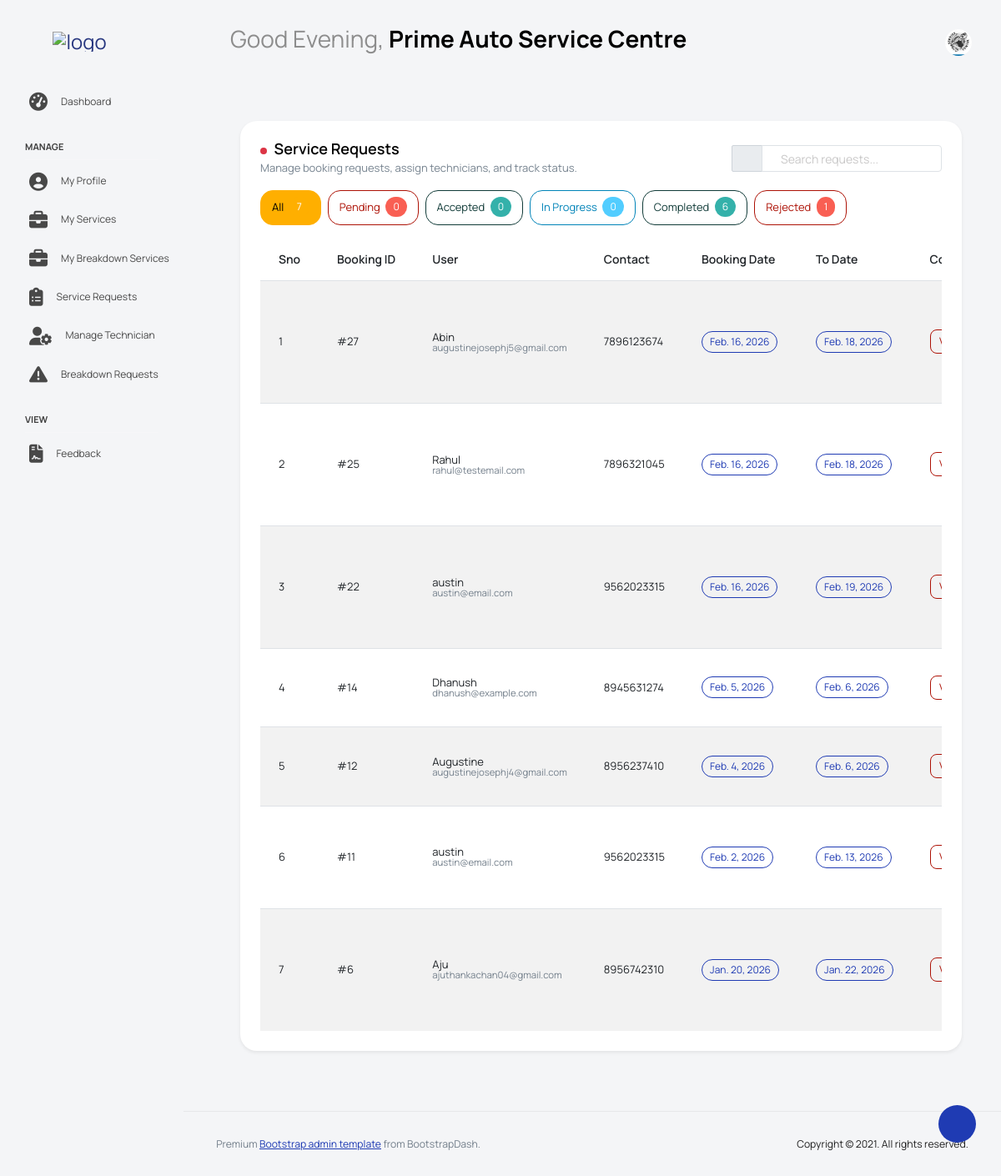
The page /ServiceCenter/service_request/ (signed in) on the database its author committed.
### Guest/models.py (models this page shows)
class tbl_servicecenter(models.Model):
    servicecenter_name=models.CharField(max_length=50)
    servicecenter_email=models.CharField(max_length=50)
    servicecenter_contact=models.CharField(max_length=50)
    servicecenter_address=models.CharField(max_length=50)
    servicecenter_logo=models.FileField(upload_to='Assets/ServicecenterDocs/')
    servicecenter_license=models.FileField(upload_to='Assets/ServicecenterDocs/')
    servicecenter_password=models.CharField(max_length=50)
    servicecenter_status=models.IntegerField(default=0)
    servicecenter_regdate=models.DateField(auto_now_add=True)
    place=models.ForeignKey(tbl_place,on_delete=models.CASCADE)

class tbl_user(models.Model):
    user_name=models.CharField(max_length=50)
    user_gender=models.CharField(max_length=50)
    contact_number=models.CharField(max_length=50)
    user_email=models.CharField(max_length=50)
    password=models.CharField(max_length=50)
    place=models.ForeignKey(tbl_place,on_delete=models.CASCADE)
    address=models.CharField(max_length=50)
    image=models.FileField(upload_to='Assets/UserDocs/')
    user_status=models.IntegerField(default=0)

### User/models.py (models this page shows)
class tbl_booking(models.Model):
    booking_date=models.DateField(auto_now_add=True)
    booking_todate=models.DateField()
    booking_status=models.IntegerField(default=0)
    booking_complaints=models.CharField(max_length=50)
    user=models.ForeignKey(tbl_user,on_delete=models.CASCADE)
    servicecenter=models.ForeignKey(tbl_servicecenter,on_delete=models.CASCADE)
    vehicle=models.ForeignKey(tbl_vehicle,on_delete=models.CASCADE)
    technician=models.ForeignKey(tbl_technician,on_delete=models.CASCADE,null=True)

### ServiceCenter/views.py (the view)
# urls.py: path('service_request/',views.service_requests,name="service_request"),
def service_requests(request):
    if 'cid' not in request.session:
      return redirect("Guest:Login")
    else:
        servicecenter=tbl_servicecenter.objects.get(id=request.session['cid'])
        bookingdata=tbl_booking.objects.filter(servicecenter_id=request.session['cid']).order_by('-id')
        for booking in bookingdata:
            booking.services=tbl_booking_services.objects.filter(booking=booking)
        return render(request,"ServiceCenter/ServiceRequest.html",{'data':bookingdata,'Data': servicecenter})

### ServiceCenter/templates/ServiceCenter/ServiceRequest.html (shortened to what this page needs)
{% extends 'ServiceCenter/Head_service.html' %}
{% block content %}
<div class="container-xxl py-4">
  <div class="row">
    <div class="col-lg-12 grid-margin stretch-card">
      <div class="card shadow-sm">
        <div class="card-body">
          <div class="d-flex flex-wrap justify-content-between align-items-center gap-2 mb-3">
            <div>
              <h4 class="card-title mb-1">
              <span class="blink-dot"></span> Service Requests</h4>
              <p class="card-description mb-0">Manage booking requests, assign technicians, and track status.</p>
            </div>
            <div class="d-flex gap-2">
              <div class="input-group">
                <span class="input-group-text">
                  <i class="mdi mdi-magnify"></i>
                </span>
                <input id="tableSearch" type="text" class="form-control" placeholder="Search requests...">
              </div>
            </div>
          </div>
<div class="d-flex flex-wrap gap-2 mb-3" id="statusFilters">
  <button class="btn btn-sm btn-outline-warning active" data-status="all">
    All <span class="badge bg-warning ms-1" id="cnt-all">0</span>
  </button>
  <button class="btn btn-sm btn-outline-danger" data-status="0">
     Pending
    <span class="badge bg-danger ms-1" id="cnt-pending">0</span>
  </button>
  <button class="btn btn-sm btn-outline-success" data-status="1">
    Accepted <span class="badge bg-success ms-1" id="cnt-accepted">0</span>
  </button>
  <button class="btn btn-sm btn-outline-info" data-status="inprogress">
    In Progress <span class="badge bg-info ms-1" id="cnt-inprogress">0</span>
  </button>
  <button class="btn btn-sm btn-outline-success" data-status="completed">
    Completed <span class="badge bg-success ms-1" id="cnt-completed">0</span>
  </button>
  <button class="btn btn-sm btn-outline-danger" data-status="2">
    Rejected <span class="badge bg-danger ms-1" id="cnt-rejected">0</span>
  </button>
</div>
          <form method="post">
            <div class="table-responsive">
              <table class="table table-striped align-middle" id="requestsTable">
                <thead>
                  <tr>
                    <th style="width:70px;">Sno</th>
                    <th style="width:220px;">Booking ID</th>
                    <th>User</th>
                    <th>Contact</th>
                    <th>Booking Date</th>
                    <th>To Date</th>
                    <th>Complaint</th>
                  </tr>
                </thead>
                <tbody>
                  {% for i in data %}
                  <tr data-status="{{ i.booking_status }}">
                    <td class="fw-semibold">{{ forloop.counter }}</td>
                    <td class="fw-semibold">#{{ i.id }}</td>
                    <td>
                      <div class="d-flex flex-column">
                        <span class="fw-semibold">{{ i.user.user_name }}</span>
                        <small class="text-muted">{{ i.user.user_email }}</small>
                      </div>
                    </td>
                    <td>
                      <span class="fw-semibold">{{ i.user.contact_number }}</span>
                    </td>
                    <td>
                      <span class="badge badge-outline-primary">{{ i.booking_date }}</span>
                    </td>
                    <td>
                      <span class="badge badge-outline-primary">{{ i.booking_todate }}</span>
                    </td>
                    <td style="max-width: 240px;">
                          {% if i.booking_complaints %}
                            <button
                              type="button"
                              class="btn btn-sm btn-outline-danger"
                              data-bs-toggle="modal"
                              data-bs-target="#complaintModal"
                              data-complaint="{{ i.booking_complaints|escapejs }}"
                              data-user="{{ i.user.user_name }}"
                              data-booking="#{{ i.id }}"
                            >
                            </button>
                          {% else %}
                            <span class="text-muted">—</span>
                          {% endif %}
                      </td>
                  </tr>
                  {% empty %}
                  <tr>
                    <td colspan="9" class="text-center py-4 text-muted">
                      No service requests found.
                    </td>
                  </tr>
                  {% endfor %}
                </tbody>
              </table>
            </div>
          </form>
        </div>
      </div>
    </div>
  </div>
</div>
{% endblock content %}

### ServiceCenter/templates/ServiceCenter/Head_service.html (shortened to what this page needs)
{% load static %}
<!DOCTYPE html>
<html lang="en">
<head>
  <link rel="stylesheet" href="{% static 'ServiceCenter/vendors/feather/feather.css' %}">
  <link rel="stylesheet" href="{% static 'ServiceCenter/vendors/mdi/css/materialdesignicons.min.css' %}">
  <link rel="stylesheet" href="{% static 'ServiceCenter/vendors/ti-icons/css/themify-icons.css' %}">
  <link rel="stylesheet" href="{% static 'ServiceCenter/vendors/typicons/typicons.css' %}">
  <link rel="stylesheet" href="{% static 'ServiceCenter/vendors/simple-line-icons/css/simple-line-icons.css' %}">
  <link rel="stylesheet" href="{% static 'ServiceCenter/vendors/css/vendor.bundle.base.css' %}">
  <link rel="stylesheet" href="{% static 'ServiceCenter/vendors/datatables.net-bs4/dataTables.bootstrap4.css' %}">
  <link rel="stylesheet" href="{% static 'ServiceCenter/js/select.dataTables.min.css' %}">
  <link rel="stylesheet" href="{% static 'ServiceCenter/css/vertical-layout-light/style.css' %}">
  <link rel="stylesheet" href="https://cdnjs.cloudflare.com/ajax/libs/font-awesome/6.5.0/css/all.min.css">
</head>
<body>
<div class="container-scroller">
  <nav class="navbar default-layout col-lg-12 col-12 p-0 fixed-top d-flex align-items-top flex-row">
    <div class="text-center navbar-brand-wrapper d-flex align-items-center justify-content-start">
      <div class="me-3">
        <button class="navbar-toggler navbar-toggler align-self-center" type="button" data-bs-toggle="minimize">
          <span class="icon-menu"></span>
        </button>
      </div>
      <div>
        <a class="navbar-brand brand-logo" href="{% url 'ServiceCenter:HomePage' %}">
          <img src="{% static 'ServiceCenter/images/GarageLive_logo.png' %}" alt="logo">
        </a>
      </div>
    </div>
    <div class="navbar-menu-wrapper d-flex align-items-top">
      <ul class="navbar-nav">
        <li class="nav-item font-weight-semibold ms-0">
          <h1 class="welcome-text">
            <span id="greeting"></span>,
            <span class="text-black fw-bold">{{ Data.servicecenter_name }}</span>
          </h1>
        </li>
      </ul>
      <ul class="navbar-nav ms-auto">
        <li class="nav-item dropdown user-dropdown">
          <a class="nav-link" id="UserDropdown" href="#" data-bs-toggle="dropdown" aria-expanded="false">
            <img class="img-xs rounded-circle" src="{{ Data.servicecenter_logo.url }}" alt="Profile image">
          </a>
        </li>
      </ul>
    </div>
  </nav>
  <div class="container-fluid page-body-wrapper">
    <div class="theme-setting-wrapper">
      <div id="settings-trigger"><i class="ti-settings"></i></div>
    </div>
    <nav class="sidebar sidebar-offcanvas" id="sidebar">
      <ul class="nav">
        <li class="nav-item">
          <a class="nav-link" href="{% url 'ServiceCenter:HomePage' %}">
            <i class="menu-icon fa-solid fa-tachometer-alt"></i>
            <span class="menu-title">Dashboard</span>
          </a>
        </li>
        <li class="nav-item nav-category">Manage</li>
        <li class="nav-item">
          <a class="nav-link" href="{% url 'ServiceCenter:profile' %}">
            <i class="menu-icon fa-solid fa-user-circle"></i>
            <span class="menu-title">My Profile</span>
          </a>
        </li>
        <li class="nav-item">
          <a class="nav-link" href="{% url 'ServiceCenter:myservices' %}">
            <i class="menu-icon fa-solid fa-briefcase"></i>
            <span class="menu-title">My Services</span>
          </a>
        </li>
         <li class="nav-item">
            <a class="nav-link" href="{% url 'ServiceCenter:my_breakdown_services' %}">
              <i class="menu-icon fa-solid fa-briefcase"></i>
              <span class="menu-title">My Breakdown Services</span>
            </a>
          </li>
        <li class="nav-item">
          <a class="nav-link" href="{% url 'ServiceCenter:service_request' %}">
            <i class="menu-icon fa-solid fa-clipboard-list"></i>
            <span class="menu-title">Service Requests</span>
          </a>
        </li>
        <li class="nav-item">
          <a class="nav-link" href="{% url 'ServiceCenter:technician' %}">
            <i class="menu-icon fa-solid fa-user-cog"></i>
            <span class="menu-title">Manage Technician</span>
          </a>
        </li>
          <li class="nav-item">
            <a class="nav-link" href="{% url 'ServiceCenter:breakdownrequest' %}">
              <i class="menu-icon fa-solid - fa-triangle-exclamation"></i>
              <span class="menu-title">Breakdown Requests</span>
            </a>
          </li>
        <li class="nav-item nav-category">View</li>
          <li class="nav-item">
            <a class="nav-link" href="{% url 'ServiceCenter:view_feedback' %}">
              <i class="menu-icon fa-solid fa-file-contract"></i>
              <span class="menu-title">Feedback</span>
            </a>
          </li>
      </ul>
    </nav>
    <div class="main-panel">
      <div class="content-wrapper">
        {% block content %}
        {% endblock content %}
      </div>
      <footer class="footer">
        <div class="d-sm-flex justify-content-center justify-content-sm-between">
          <span class="text-muted text-center text-sm-left d-block d-sm-inline-block">
            Premium <a href="https://www.bootstrapdash.com/" target="_blank">Bootstrap admin template</a> from BootstrapDash.
          </span>
          <span class="float-none float-sm-right d-block mt-1 mt-sm-0 text-center">
            Copyright © 2021. All rights reserved.
          </span>
        </div>
      </footer>
    </div>
  </div>
</div>
</body>
</html>

### ServiceCenter/templates/ServiceCenter/Head_service.html (style rules this page uses)
.table .btn.btn-sm { border-width: 1px; border-radius: 8px; padding: 0.35rem 0.65rem; line-height: 1.2; }

### ServiceCenter/templates/ServiceCenter/ServiceRequest.html (style rules this page uses)
.blink-dot { width: 8px; height: 8px; border-radius: 50%; display: inline-block; margin-right: 5px; background-color: #dc3545; animation: blink 1.3s infinite; }

### rows shown on the page
tbl_servicecenter: servicecenter_name "Prime Auto Service Centre", servicecenter_logo (picture)
tbl_booking: id "27", user.user_name "Abin", user.user_email "augustinejosephj5@gmail.com", user.contact_number "7896123674", booking_date "Feb. 16, 2026", booking_todate "Feb. 18, 2026"
tbl_booking: id "25", user.user_name "Rahul", user.user_email "rahul@testemail.com", user.contact_number "7896321045", booking_date "Feb. 16, 2026", booking_todate "Feb. 18, 2026"
tbl_booking: id "22", user.user_name "austin", user.user_email "austin@email.com", user.contact_number "9562023315", booking_date "Feb. 16, 2026", booking_todate "Feb. 19, 2026"
tbl_booking: id "14", user.user_name "Dhanush", user.user_email "dhanush@example.com", user.contact_number "8945631274", booking_date "Feb. 5, 2026", booking_todate "Feb. 6, 2026"
tbl_booking: id "12", user.user_name "Augustine", user.user_email "augustinejosephj4@gmail.com", user.contact_number "8956237410", booking_date "Feb. 4, 2026", booking_todate "Feb. 6, 2026"
tbl_booking: id "11", user.user_name "austin", user.user_email "austin@email.com", user.contact_number "9562023315", booking_date "Feb. 2, 2026", booking_todate "Feb. 13, 2026"
tbl_booking: id "6", user.user_name "Aju", user.user_email "ajuthankachan04@gmail.com", user.contact_number "8956742310", booking_date "Jan. 20, 2026", booking_todate "Jan. 22, 2026"
